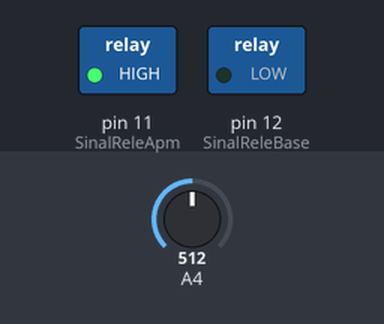
Bench run of a sketch on a simulated Arduino Uno, built with avr-gcc and run on an emulated ATmega328P. Shown: switched loads named in the sketch (green lamp = pin HIGH). Inputs (shaded band) come from the test bench; at power-on: A4 = 512.

Above: at 0.1 s.
At 0.6 s:
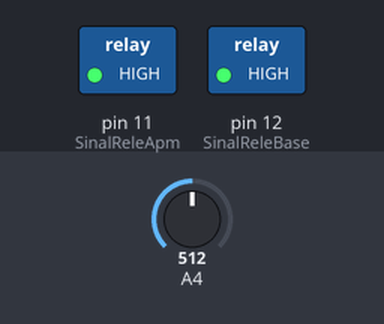
Timing chart, 0 to 2.1 s (numbered marks = the images above):
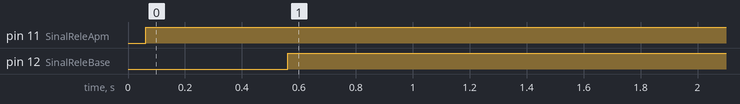

The sketch:

ControleCarregamento.ino
```cpp
const int SinalReleBase = 12;
const int SinalReleApm = 11;
const int SensorBase = A0;
const int SensorBateria = A1;
#define DELTAANALOGV 0.1913580247
#define MAXBATERIA 736.4007782
#define MAXBASE 796.1089494
#define AMOSTRAS 12

void setup() {
  pinMode(SinalReleBase,OUTPUT);
  pinMode(SinalReleApm,OUTPUT);
  pinMode(SensorBase,INPUT);
  pinMode(SensorBateria,INPUT);
}

float LePortaAnalogica(uint8_t portaAnalogica) {
  float total = 0;
  for (int i = 0; i < AMOSTRAS; i++) {
    total += analogRead(portaAnalogica);
    delay(5);
  }
  return total/(int)AMOSTRAS;
}

void AcionarRele(uint8_t portaDigital){
  digitalWrite(portaDigital,HIGH);
  delay(500);
}

void AcionarRelesPreCarregamento(){
  AcionarRele(SinalReleApm);
  AcionarRele(SinalReleBase);
}

void AcionarRelesPosCarregamento(){
  AcionarRele(SinalReleBase);
  AcionarRele(SinalReleApm);
}

bool VerificaLeituraAnalogica(uint8_t portaAnalogica, float constanteAnalogica){
  float leituraAnalogica = LePortaAnalogica(portaAnalogica);
  if(leituraAnalogica >= (constanteAnalogica - (float)DELTAANALOGV) || leituraAnalogica <= (constanteAnalogica + (float)DELTAANALOGV))
	return true;
  return false;
}

bool VerificaTensaoDaBase(){
  if (VerificaLeituraAnalogica(SinalReleBase,(float)MAXBASE))
    return true;
  return false;
}

bool AcompanharCarregamento(){
  if (VerificaLeituraAnalogica(SinalReleApm,(float)MAXBATERIA))
  {
	AcionarRelesPosCarregamento();
	return true;
  }
  return false;
}

void CarregarBateria(){
  bool carregou = false;
  AcionarRelesPreCarregamento();
  while(carregou = false)
  {
	carregou = AcompanharCarregamento();
  }
}

void loop() {
  if(VerificaTensaoDaBase())
	  CarregarBateria();
}
```

Measured:
- by itself, pin 11 (SinalReleApm): LOW → HIGH at 0.06 s
- by itself, pin 12 (SinalReleBase): LOW → HIGH at 0.56 s
